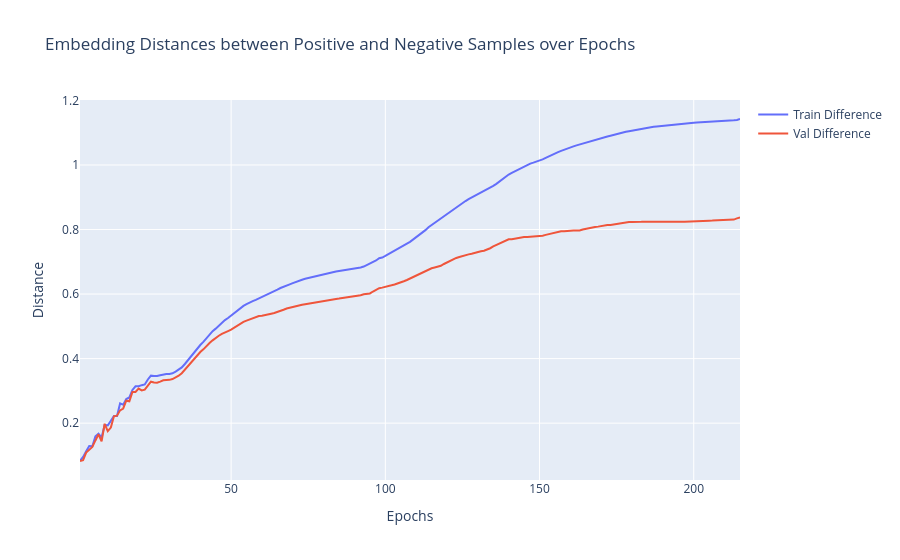

Here is the notebook cell this chart was saved with:
### Code cell
fig = go.Figure()
fig.add_trace(go.Scatter(x=epochs, y=train_dists_mean[:, 2], mode="lines", name="Train Difference"))
fig.add_trace(go.Scatter(x=epochs, y=val_dists_mean[:, 2], mode="lines", name="Val Difference"))

fig.update_layout(
    title="Embedding Distances between Positive and Negative Samples over Epochs",
    xaxis_title="Epochs",
    yaxis_title="Distance",
    hovermode="x unified",
)

fig.show()

### Figure 1 — Plotly figure (JSON) as saved in the notebook; plotly's stock layout.template omitted (floating-point values rounded to 4 significant figures; data arrays with more than 128 entries replaced by an {"elided": "..."} marker saying what was removed)
{"data": [{"mode": "lines", "name": "Train Difference", "type": "scatter", "x": {"elided": "215 int values"}, "y": {"elided": "215 float values"}}, {"mode": "lines", "name": "Val Difference", "type": "scatter", "x": {"elided": "215 int values"}, "y": {"elided": "215 float values"}}], "layout": {"hovermode": "x unified", "title": {"text": "Embedding Distances between Positive and Negative Samples over Epochs"}, "xaxis": {"title": {"text": "Epochs"}}, "yaxis": {"title": {"text": "Distance"}}}}
